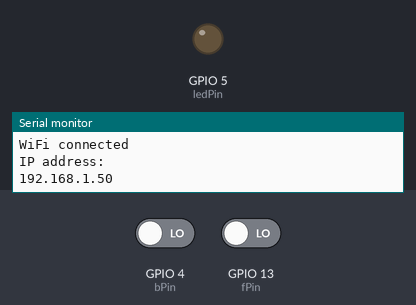
The sketch below on a simulated ESP8266 (NodeMCU). Parts: output pins drawn as LEDs (lit = HIGH), the last lines printed to the serial monitor. Inputs (shaded band) come from the test bench; at power-on: GPIO 4 (bPin) LOW, GPIO 13 (fPin) LOW. WiFi joins after 1.5 s; servers stay silent unless stated.

Above: at 2.7 s.
2.8 s: GPIO 4 (bPin) driven HIGH
At 3.2 s:
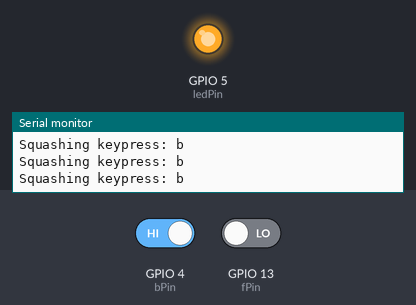
4.3 s: GPIO 13 (fPin) driven HIGH
Timing chart, 0 to 7.3 s (numbered marks = the images above; inputs shaded):
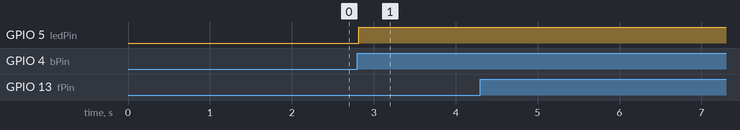

Measured:
- after the input at 2.8 s, GPIO 5 (ledPin): LOW → HIGH at once

The sketch:

kindlepageturner.ino
```cpp
/*
 * Sends UDP packets to a server running on the kindle. Protocol is
 * dead simple:
 *  "f" <- forward
 *  "b" <- backward
 *
 *  For v1, will need the setup AP mode as in this link:https://github.com/chriscook8/esp-arduino-apboot/blob/master/ESP-wifiboot.ino
*/

#include <EEPROM.h>
#include <WiFiClient.h>
#include <ESP8266WiFi.h>
#include <WiFiUdp.h>
#include <ESP8266WebServer.h>
#include <DNSServer.h>
#include <WiFiManager.h>

const int udp_server_port = 8000;
IPAddress udp_server_ip(192, 168, 86, 111);

const int fPin = 13;
const int bPin = 4;
const int ledPin =  5;

WiFiUDP Udp;
unsigned long lastMillis = 0;

void setup() {
  Serial.begin(115200);
  delay(10);

  WiFiManager wifi;
  wifi.autoConnect("AutoConnectAP");

  Serial.println("");
  Serial.println("WiFi connected");
  Serial.println("IP address: ");
  Serial.println(WiFi.localIP());

  pinMode(ledPin, OUTPUT);
  pinMode(fPin, INPUT);
  pinMode(bPin, INPUT);
}

void sendUDPMesg(char msg) {
  unsigned long curr = millis();
  if ((curr - lastMillis) > 750) {
    Serial.print("Sending UDP packet: ");
    Serial.print(msg);
    Serial.print("\n");
    Udp.beginPacket(udp_server_ip, udp_server_port);
    Udp.write(msg);
    Udp.endPacket();
    lastMillis = curr;
  } else {
    Serial.print("Squashing keypress: ");
    Serial.print(msg);
    Serial.print("\n");
  }
}

void loop() {
  delay(100);

  int fwdButtonState = digitalRead(fPin);
  int backButtonState = digitalRead(bPin);

  int buttonState = fwdButtonState || backButtonState;

  // check if the pushbutton is pressed.
  // if it is, the buttonState is HIGH:
  if (buttonState == HIGH) {
    // turn LED on:
    digitalWrite(ledPin, HIGH);
  } else {
    // turn LED off:
    digitalWrite(ledPin, LOW);
  }
  yield();

  if (1 == fwdButtonState) {
    sendUDPMesg('f');
  }

  if (1 == backButtonState) {
    sendUDPMesg('b');
  }
}
```
